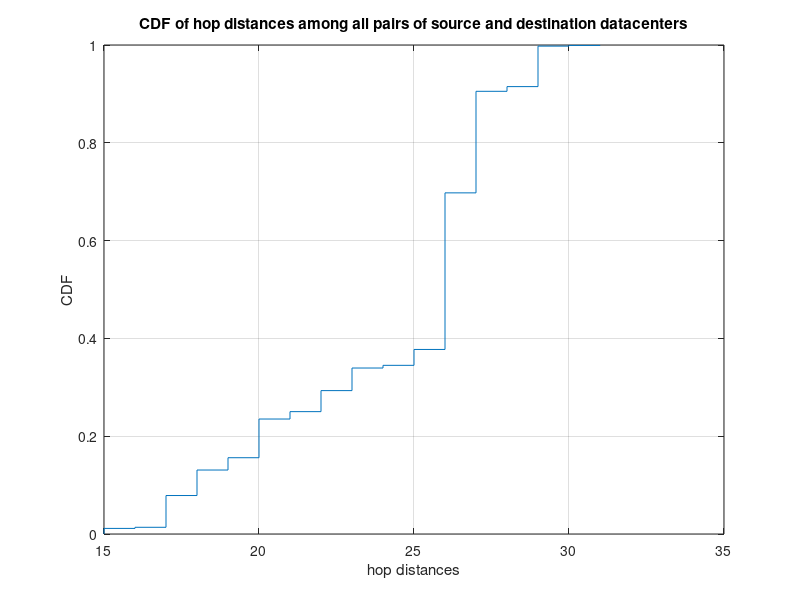

Recreate this plot in MATLAB.
a = [15 25
    16 5
    17 142
    18 114
    19 55
    20 173
    21 33
    22 94
    23 101
    24 12
    25 71
    26 700
    27 454
    28 21
    29 181
    30 3
    31 2];

b=[];
for i=1:length(a(:,1))
    b=[b;a(i,1).*ones(a(i,2),1)];
end
cdfplot(b)

xlabel('hop distances')
ylabel('CDF')
title('CDF of hop distances among all pairs of source and destination datacenters')

